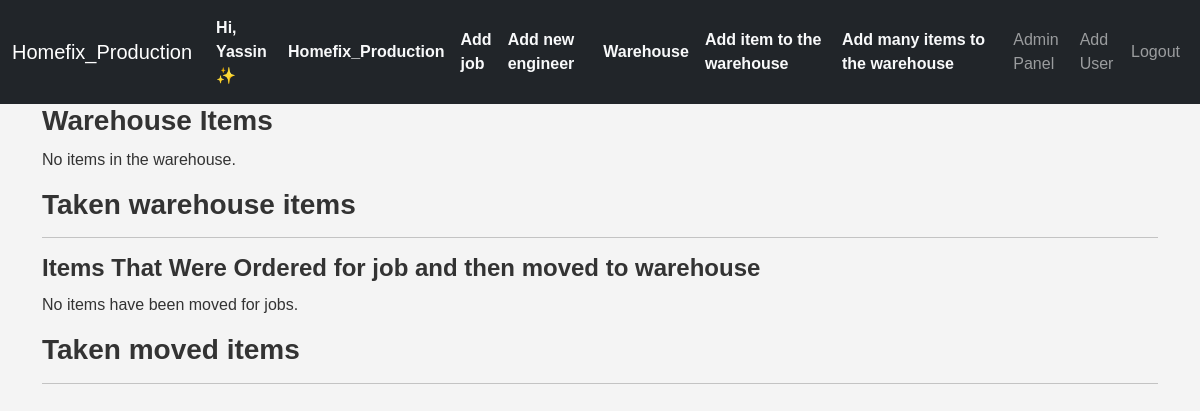
The page /warehouse/ (signed in) on the database as committed earlier.
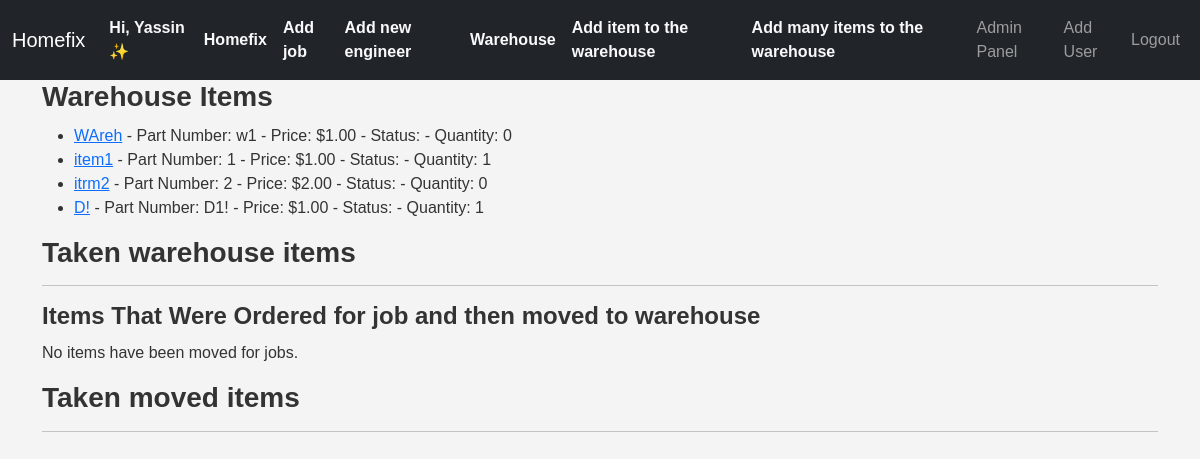
The same page on the database as committed later.
### inventory/models.py (models this page shows, shortened)
class CustomUser(AbstractUser):
    permission_choices=[('admin','Admin'),
                        ('employee','Employee'),
                        ('owner','Owner')]
    company = models.ForeignKey(Company, on_delete=models.CASCADE, null=True, blank=True, related_name="employeees")
    email = models.EmailField(unique=True)
    username = models.CharField(max_length=90, unique=False)
    permission = models.CharField(choices=permission_choices,default='employee')
    is_owner=models.BooleanField(default=False,)
    is_admin=models.BooleanField(default=False,)
    is_employee=models.BooleanField(default=False,)
    is_banned=models.BooleanField(default=False,)
    REQUIRED_FIELDS = ['username',]
    USERNAME_FIELD = 'email'
    verbose_name='User'
    class Meta:
        verbose_name_plural = 'users'
        ordering = ['is_owner','is_admin','is_employee','is_banned']

class Company(models.Model):
    owner = models.ForeignKey("inventory.CustomUser", on_delete=models.CASCADE, null=True, blank=True,related_name="company_owner")
    employees = models.ManyToManyField('CustomUser', related_name='companies')
    company_name=models.CharField(max_length=70)
    company_email = models.EmailField(unique=True)
    address=models.TextField()
    phone=models.CharField(max_length=15)
    class Meta:
        verbose_name_plural = 'companies'
        ordering = ['company_name']

class WarehouseItem(models.Model):
    company=models.ForeignKey(Company,on_delete=models.CASCADE,related_name="warehouse_company_items")
    item = models.ForeignKey(Item, on_delete=models.CASCADE, related_name="warehouse_items")
    warehouse_quantity = models.PositiveSmallIntegerField(default=0)
    reference=models.TextField(blank=True,null=True,max_length=40)
    is_used=models.BooleanField(default=False)
    is_moved_from_job=models.ForeignKey(Job, on_delete=models.DO_NOTHING,null=True,blank=True, related_name="warehousemoveditems")

class Item(models.Model):
    name=models.CharField(max_length=70)
    part_number=models.TextField(max_length=30)
    price=models.DecimalField(max_digits=10, decimal_places=2,)
    reference=models.TextField(blank=True,null=True,max_length=40)
    supplier=models.CharField(max_length=70)
    company=models.ForeignKey(Company,on_delete=models.CASCADE,related_name="item_company")
    added_date=models.DateTimeField(auto_now_add=True)
    added_by=models.ForeignKey(CustomUser, on_delete=models.DO_NOTHING, null=True, blank=True, related_name="added_by_user")
    required_quantity=models.PositiveSmallIntegerField(default=0)
    arrived_quantity=models.PositiveSmallIntegerField(default=0)
    ordered=models.BooleanField(default=False)

### inventory/views.py (the view)
# urls.py: path('warehouse/',views.warehouse,name='warehouse'),
def warehouse(request):
    warehouse_items=WarehouseItem.objects.filter(company=request.user.company,is_moved_from_job=None)
    moved_items=WarehouseItem.objects.filter(is_moved_from_job__isnull=False ,company=request.user.company , warehouse_quantity__gt=0)
    used_warehouse_items=JobItem.objects.filter(job__company=request.user.company,is_used=True,from_warehouse=True)
    used_moved_items=JobItem.objects.filter(job__company=request.user.company,is_used=True,was_for_job__isnull=False)
    return render(request,'inventory/warehouse.html',{'warehouse_items':warehouse_items,'moved_items':moved_items,'used_warehouse_items':used_warehouse_items,'used_moved_items':used_moved_items})

### inventory/templatetags/custom_tags.py (called while the page is built)
@register.filter
def is_admin(user):
    try:
        company=user.company
    except:
        company=None
    if company and user.is_authenticated:
        if user.company.owner==user or user.is_admin:
            return True
    return False

@register.filter
def is_owner(user):
    try:
        company=user.company
    except:
        company=None
    if company and user.is_authenticated:
        if user.is_authenticated and user.company.owner==user:
            return True
    return False

### templates/inventory/warehouse.html (shortened to what this page needs)
{% extends 'inventory/base.html' %}
{% load static %}
{% load custom_tags %}
{% block body %}
  <h3>Warehouse Items</h3>
  {% if warehouse_items %}
    <ul>
      {% for item in warehouse_items %}
        <li>
          <a href="{% url 'update_warehouse_item' item.id %}">{{ item.item.name }}</a> - Part Number: {{ item.item.part_number }} - Price: ${{ item.item.price }} - Status: {{ item.get_status_display }} - Quantity: {{ item.warehouse_quantity }}
        </li>
      {% endfor %}
    </ul>
  {% else %}
    <p>No items in the warehouse.</p>
  {% endif %}
  <h3>Taken warehouse items</h3>
  <hr />
  <h4>Items That Were Ordered for job and then moved to warehouse</h4>
  {% if moved_items %}
    <ul>
      {% for item in moved_items %}
        <li>
          <a href="{% url 'update_warehouse_item' item.id %}">{{ item.item.name }}</a> - Part Number: {{ item.item.part_number }} - Price: ${{ item.item.price }} - Status: {{ item.get_status_display }} - Quantity Moved: {{ item.warehouse_quantity }}
        </li>
      {% endfor %}
    </ul>
  {% else %}
    <p>No items have been moved for jobs.</p>
  {% endif %}
  <h3>Taken moved items</h3>
  <hr />
{% endblock %}

### templates/inventory/base.html (shortened to what this page needs)
{% load static %}
{% load custom_tags %}
<!DOCTYPE html>
<html lang="en">
  <head>
    <link href="https://cdn.jsdelivr.net/npm/bootstrap@5.3.3/dist/css/bootstrap.min.css" rel="stylesheet" />
    <link rel="stylesheet" href="{% static 'css/style.css' %}" />
  </head>
  <body>
    {% if request.user.is_authenticated %}
      <nav class="navbar navbar-expand-lg navbar-dark bg-dark">
        <div class="container-fluid">
          <a class="navbar-brand" href="{% url 'inventory' %}">{{ request.user.company.company_name }}</a>
          <div class="collapse navbar-collapse" id="navbarNav">
            <ul class="navbar-nav ms-auto align-items-center">
              <li class="nav-item">
                <a class="nav-link fw-bold text-light" href="{% url 'update_user' request.user.id %}">
                  {% if request.user|is_owner %}
                    Hi, {{ request.user.username }} ✨
                  {% else %}
                    {% if request.user|is_admin %}
                      {{ request.user.username }}👔 <small>Admin</small>
                    {% else %}
                      {{ request.user.username }}👔 <small>Employee</small>
                    {% endif %}
                  {% endif %}
                </a>
              </li>
              {% if request.user.company %}
                {% if request.user|is_owner %}
                  <li class="nav-item">
                    <a class="nav-link fw-bold text-light" href="{% url 'update_company' %}">{{ request.user.company.company_name }}</a>
                  </li>
                {% else %}
                  <li class="nav-item">
                    <a class="nav-link fw-bold text-light" href="{% url 'update_company' %}">{{ request.user.company.company_name }}</a>
                  </li>
                {% endif %}
              {% endif %}
              <li class="nav-item">
                <a class="nav-link fw-bold text-light" href="{% url 'create_job' %}">Add job</a>
              </li>
              <li class="nav-item">
                <a class="nav-link fw-bold text-light" href="{% url 'add_eng' %}">Add new engineer</a>
              </li>
              <li class="nav-item">
                <a class="nav-link fw-bold text-light" href="{% url 'warehouse' %}">Warehouse</a>
              </li>
              <li class="nav-item">
                <a class="nav-link fw-bold text-light" href="{% url 'item_add' True %}">Add item to the warehouse</a>
              </li>
              <li class="nav-item">
                <a class="nav-link fw-bold text-light" href="{% url 'batch_entry' %}">Add many items to the warehouse</a>
              </li>
              {% if request.user|is_admin %}
                <li class="nav-item">
                  <a class="nav-link" href="{% url 'admin_panel' %}">Admin Panel</a>
                </li>
                <li class="nav-item">
                  <a class="nav-link" href="{% url 'register' %}">Add User</a>
                </li>
              {% endif %}
              <li class="nav-item">
                <a class="nav-link" href="{% url 'logout' %}">Logout</a>
              </li>
            </ul>
          </div>
        </div>
      </nav>
    {% endif %}
    <div class="container content">
      {% block body %}
      {% endblock %}
    </div>
  </body>
</html>

Rows that differ between the two databases and show on the page:
changed CustomUser "Yassin": user.company.company_name "Homefix_Production" → "Homefix"
now on this page (row edited): WarehouseItem: item.name "WAreh", item.part_number "w1", item.price "1.00", warehouse_quantity "0"
added WarehouseItem: item.name "item1", item.part_number "1", item.price "1.00", warehouse_quantity "1"
added WarehouseItem: item.name "itrm2", item.part_number "2", item.price "2.00", warehouse_quantity "0"
added WarehouseItem: item.name "D!", item.part_number "D1!", item.price "1.00", warehouse_quantity "1"
Other text that changed with them:
text no longer shown: "No items in the warehouse."
